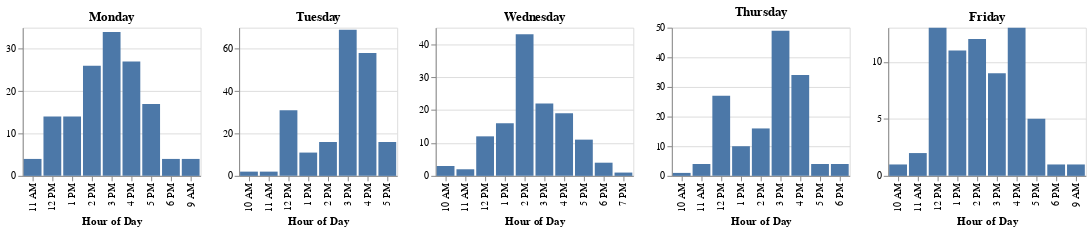

Notebook code for this chart:
### Code cell
# Load the chart

day_order = ['Monday', 'Tuesday', 'Wednesday', 'Thursday', 'Friday']
charts = []
for day in day_order:
    day_data = reservations_per_hour[reservations_per_hour["day_of_week"] == day]

    chart = alt.Chart(day_data).mark_bar().encode( 
        x = alt.X("civilian_time:N", title="Hour of Day", sort=['10 AM', '11 AM', '12 PM', '1 PM', '2 PM', '3 PM', '4 PM', '5 PM']),
        y = alt.Y("count:Q", title=None),
        tooltip = ["count:Q"]
    ).properties(
        title=f'{day}',
        height=150
    )

    charts.append(chart)

final_chart = alt.hconcat(*charts)

final_chart

### Figure 1 — Vega-Lite specification as saved in the notebook (floating-point values rounded to 4 significant figures)
{"config": {"view": {"continuousWidth": 300, "continuousHeight": 300}}, "hconcat": [{"data": {"name": "data-092b53f67a895a6b9a338941c26e936b"}, "mark": {"type": "bar"}, "encoding": {"x": {"field": "civilian_time", "sort": ["10 AM", "11 AM", "12 PM", "1 PM", "2 PM", "3 PM", "4 PM", "5 PM"], "title": "Hour of Day", "type": "nominal"}, "y": {"field": "count", "title": null, "type": "quantitative"}}, "height": 150, "title": "Monday"}, {"data": {"name": "data-75a39ec4ff15ea1fc0c5a51479ade605"}, "mark": {"type": "bar"}, "encoding": {"x": {"field": "civilian_time", "sort": ["10 AM", "11 AM", "12 PM", "1 PM", "2 PM", "3 PM", "4 PM", "5 PM"], "title": "Hour of Day", "type": "nominal"}, "y": {"field": "count", "title": null, "type": "quantitative"}}, "height": 150, "title": "Tuesday"}, {"data": {"name": "data-5f37e49109ede589c2e8791347d31be9"}, "mark": {"type": "bar"}, "encoding": {"x": {"field": "civilian_time", "sort": ["10 AM", "11 AM", "12 PM", "1 PM", "2 PM", "3 PM", "4 PM", "5 PM"], "title": "Hour of Day", "type": "nominal"}, "y": {"field": "count", "title": null, "type": "quantitative"}}, "height": 150, "title": "Wednesday"}, {"data": {"name": "data-952b4479a34f9cb66f706b1d13187704"}, "mark": {"type": "bar"}, "encoding": {"x": {"field": "civilian_time", "sort": ["10 AM", "11 AM", "12 PM", "1 PM", "2 PM", "3 PM", "4 PM", "5 PM"], "title": "Hour of Day", "type": "nominal"}, "y": {"field": "count", "title": null, "type": "quantitative"}}, "height": 150, "title": "Thursday"}, {"data": {"name": "data-3de9a20cdb4e30db2f2e887f66b3ec76"}, "mark": {"type": "bar"}, "encoding": {"x": {"field": "civilian_time", "sort": ["10 AM", "11 AM", "12 PM", "1 PM", "2 PM", "3 PM", "4 PM", "5 PM"], "title": "Hour of Day", "type": "nominal"}, "y": {"field": "count", "title": null, "type": "quantitative"}}, "height": 150, "title": "Friday"}], "$schema": "https://vega.github.io/schema/vega-lite/v5.16.3.json", "datasets": {"data-092b53f67a895a6b9a338941c26e936b": [{"day_of_week": "Monday", "civilian_time": "1 PM", "count": 14}, {"day_of_week": "Monday", "civilian_time": "11 AM", "count": 4}, {"day_of_week": "Monday", "civilian_time": "12 PM", "count": 14}, {"day_of_week": "Monday", "civilian_time": "2 PM", "count": 26}, {"day_of_week": "Monday", "civilian_time": "3 PM", "count": 34}, {"day_of_week": "Monday", "civilian_time": "4 PM", "count": 27}, {"day_of_week": "Monday", "civilian_time": "5 PM", "count": 17}, {"day_of_week": "Monday", "civilian_time": "6 PM", "count": 4}, {"day_of_week": "Monday", "civilian_time": "9 AM", "count": 4}], "data-75a39ec4ff15ea1fc0c5a51479ade605": [{"day_of_week": "Tuesday", "civilian_time": "1 PM", "count": 11}, {"day_of_week": "Tuesday", "civilian_time": "10 AM", "count": 2}, {"day_of_week": "Tuesday", "civilian_time": "11 AM", "count": 2}, {"day_of_week": "Tuesday", "civilian_time": "12 PM", "count": 31}, {"day_of_week": "Tuesday", "civilian_time": "2 PM", "count": 16}, {"day_of_week": "Tuesday", "civilian_time": "3 PM", "count": 69}, {"day_of_week": "Tuesday", "civilian_time": "4 PM", "count": 58}, {"day_of_week": "Tuesday", "civilian_time": "5 PM", "count": 16}], "data-5f37e49109ede589c2e8791347d31be9": [{"day_of_week": "Wednesday", "civilian_time": "1 PM", "count": 16}, {"day_of_week": "Wednesday", "civilian_time": "10 AM", "count": 3}, {"day_of_week": "Wednesday", "civilian_time": "11 AM", "count": 2}, {"day_of_week": "Wednesday", "civilian_time": "12 PM", "count": 12}, {"day_of_week": "Wednesday", "civilian_time": "2 PM", "count": 43}, {"day_of_week": "Wednesday", "civilian_time": "3 PM", "count": 22}, {"day_of_week": "Wednesday", "civilian_time": "4 PM", "count": 19}, {"day_of_week": "Wednesday", "civilian_time": "5 PM", "count": 11}, {"day_of_week": "Wednesday", "civilian_time": "6 PM", "count": 4}, {"day_of_week": "Wednesday", "civilian_time": "7 PM", "count": 1}], "data-952b4479a34f9cb66f706b1d13187704": [{"day_of_week": "Thursday", "civilian_time": "1 PM", "count": 10}, {"day_of_week": "Thursday", "civilian_time": "10 AM", "count": 1}, {"day_of_week": "Thursday", "civilian_time": "11 AM", "count": 4}, {"day_of_week": "Thursday", "civilian_time": "12 PM", "count": 27}, {"day_of_week": "Thursday", "civilian_time": "2 PM", "count": 16}, {"day_of_week": "Thursday", "civilian_time": "3 PM", "count": 49}, {"day_of_week": "Thursday", "civilian_time": "4 PM", "count": 34}, {"day_of_week": "Thursday", "civilian_time": "5 PM", "count": 4}, {"day_of_week": "Thursday", "civilian_time": "6 PM", "count": 4}], "data-3de9a20cdb4e30db2f2e887f66b3ec76": [{"day_of_week": "Friday", "civilian_time": "1 PM", "count": 11}, {"day_of_week": "Friday", "civilian_time": "10 AM", "count": 1}, {"day_of_week": "Friday", "civilian_time": "11 AM", "count": 2}, {"day_of_week": "Friday", "civilian_time": "12 PM", "count": 13}, {"day_of_week": "Friday", "civilian_time": "2 PM", "count": 12}, {"day_of_week": "Friday", "civilian_time": "3 PM", "count": 9}, {"day_of_week": "Friday", "civilian_time": "4 PM", "count": 13}, {"day_of_week": "Friday", "civilian_time": "5 PM", "count": 5}, {"day_of_week": "Friday", "civilian_time": "6 PM", "count": 1}, {"day_of_week": "Friday", "civilian_time": "9 AM", "count": 1}]}}
